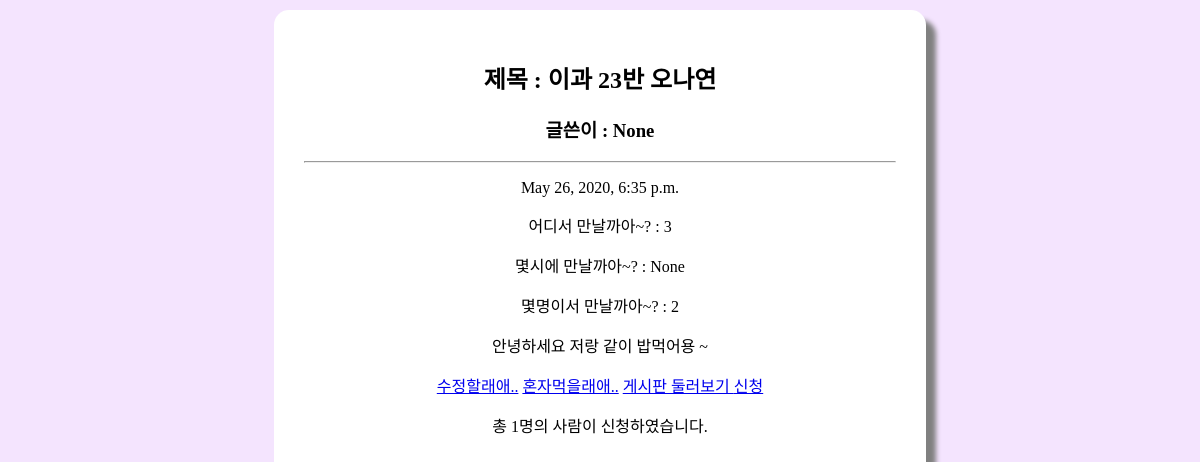
Before: /main/detail/1 with the older database file.
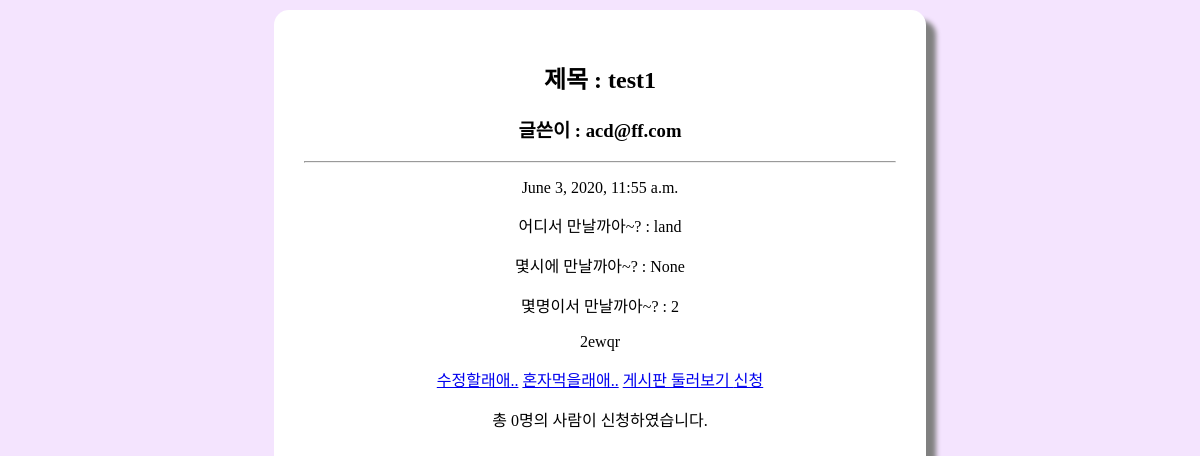
After: the same page with the newer database file.
### main/models.py (models this page shows, shortened)
class Board(models.Model):
    title = models.CharField(max_length=100,null=True)
    pub_date = models.DateTimeField(null=True)
    body = models.TextField(null=True)
    meeting_time = models.DurationField(null=True)
    number = models.IntegerField(null=True)
    location = models.CharField(max_length=30,null=True)
    writer = models.CharField(max_length=500, null=True)
    like=models.ManyToManyField(User, blank=True,related_name="User_apply")
    def total_appliers(self):
        return self.like.count()

### main/views.py (the view)
# urls.py: path('detail/<int:board_id>', views.detail, name="detail"),
def detail(request,board_id) :
    board = get_object_or_404(Board, pk = board_id)
    applied=False #신청여부
    if board.like.filter(username=request.user.username).exists():
        applied=True
    else:
        applied=False
    applier_count=board.total_appliers()
    return render(request, 'detail.html',{'board':board,'applier_count':applier_count,'applied':applied})

### main/templates/detail.html (shortened to what this page needs)
<body>
    <div class="card">
        <center>
        <h2>제목 : {{board.title}}</h2>
        <h3> 글쓴이 : {{board.writer}}</h3>
        <hr>
        <p>{{board.pub_date}}</p>
        <p> 어디서 만날까아~? : {{board.location}}</p>
        <p> 몇시에 만날까아~? : {{board.meeting_time}}</p>
        <p> 몇명이서 만날까아~? : {{board.number}}</p>
        <p>{{board.body}}</p>
        <a href="{%url 'edit2' board.id%}"> 수정할래애..</a>
        <a href="{%url 'delete' board.id%}"> 혼자먹을래애..</a>
        <a href="{%url 'board'%}"> 게시판 둘러보기 </a>
        {% if applied == False %}
        <a href="{%url 'apply' board.id%}"> 신청</a>
        {% else %}
        <a href="{%url 'apply' board.id%}"> 신청 취소</a>
        {% endif %}
        <p>총 {{applier_count}}명의 사람이 신청하였습니다.</p>
        </center>
    </div>
</body>

### main/templates/detail.html (style rules this page uses)
body { background-color: #F4E4FE; }
.card { width: 50%; height: 90%; border-radius: 15px; background-color: white; box-shadow: 10px 10px 5px grey; margin: 10 auto 10 auto; padding: 30px; }

Changed rows visible on the page:
changed Board "None": title "이과 23반 오나연" → "test1"; writer "None" → "acd@ff.com"; pub_date "May 26, 2020, 6:35 p.m." → "June 3, 2020, 11:55 a.m."; location "3" → "land"; body "안녕하세요 저랑 같이 밥먹어용 ~" → "2ewqr"
Other visible differences:
{{ applier_count }}: "1" → "0"
